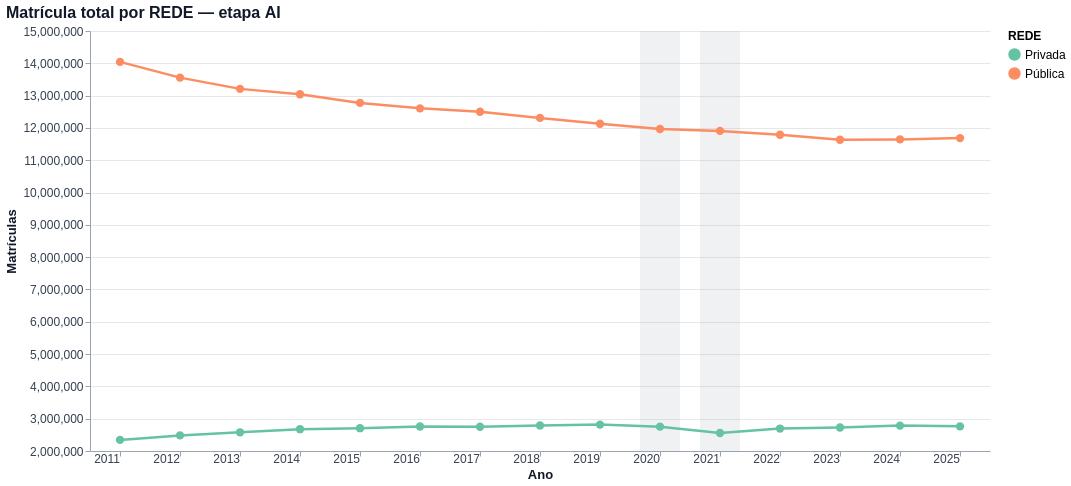

The code cell stored with this chart in its notebook:
### Markdown cell above
## Etapa 3 — Matrícula total por grupo e ano

Soma das matrículas de todas as escolas do grupo. Faixa cinza = `ANOS_DESTAQUE`.

### Code cell
def com_faixa(chart_linhas, anos_destaque, altura):
    """Sombreia os anos de destaque atrás do gráfico principal."""
    if not anos_destaque:
        return chart_linhas
    faixa = (alt.Chart(pd.DataFrame({"ANO": anos_destaque}))
             .mark_bar(color="#9CA3AF", opacity=0.15, size=40)
             .encode(x=alt.X("ANO:O"), y=alt.value(0), y2=alt.value(altura)))
    return alt.layer(faixa, chart_linhas)


def grafico_linhas(longo, y, titulo, y_titulo, zero=False, formato=",.0f"):
    cor = alt.Color("GRUPO:N", title=DIMENSAO, scale=alt.Scale(scheme=ESQUEMA_CORES))
    linhas = alt.Chart(longo).mark_line(point=alt.OverlayMarkDef(size=70, filled=True), strokeWidth=2.5).encode(
        x=alt.X("ANO:O", title="Ano", axis=alt.Axis(labelAngle=0)),
        y=alt.Y(f"{y}:Q", title=y_titulo, scale=alt.Scale(zero=zero)),
        color=cor,
        tooltip=["ANO:O", "GRUPO:N", alt.Tooltip(f"{y}:Q", format=formato)])
    if zero is False and y == "VALOR":
        pass
    graf = com_faixa(linhas, ANOS_DESTAQUE, ALTURA_GRAFICO)
    return estilizar(graf.properties(width=LARGURA_GRAFICO, height=ALTURA_GRAFICO, title=titulo))


def longo(tab, nome="VALOR"):
    t = tab.copy()
    t.columns.name = "GRUPO"
    return t.reset_index().melt(id_vars="ANO", var_name="GRUPO", value_name=nome).dropna()


def total_por_grupo(d):
    return d.groupby(["ANO", "GRUPO"])["MATRICULAS"].sum().unstack("GRUPO").reindex(ANOS)


tot = total_por_grupo(base)
print("Matrícula total por grupo e ano")
display(tot.round(0).astype("Int64"))
display(grafico_linhas(longo(tot), "VALOR", f"Matrícula total por {DIMENSAO} — etapa {ETAPA}", "Matrículas"))

### Figure 1 — Vega-Lite specification as saved in the notebook (floating-point values rounded to 4 significant figures)
{"config": {"view": {"continuousWidth": 300, "continuousHeight": 300, "stroke": null}, "axis": {"domainColor": "#9CA3AF", "gridColor": "#E5E7EB", "labelColor": "#374151", "labelFontSize": 12, "tickColor": "#9CA3AF", "titleColor": "#111827", "titleFontSize": 13}, "legend": {"labelFontSize": 12, "symbolSize": 120, "titleFontSize": 12}, "title": {"anchor": "start", "color": "#111827", "fontSize": 16, "subtitleColor": "#6B7280", "subtitleFontSize": 12}}, "layer": [{"data": {"name": "data-4fccd91b7735cae01866b9b58e92a5a9"}, "mark": {"type": "bar", "color": "#9CA3AF", "opacity": 0.15, "size": 40}, "encoding": {"x": {"field": "ANO", "type": "ordinal"}, "y": {"value": 0}, "y2": {"value": 420}}}, {"data": {"name": "data-600510ba4fddc819b81fc562f258dfbc"}, "mark": {"type": "line", "point": {"filled": true, "size": 70}, "strokeWidth": 2.5}, "encoding": {"color": {"field": "GRUPO", "scale": {"scheme": "set2"}, "title": "REDE", "type": "nominal"}, "tooltip": [{"field": "ANO", "type": "ordinal"}, {"field": "GRUPO", "type": "nominal"}, {"field": "VALOR", "format": ",.0f", "type": "quantitative"}], "x": {"axis": {"labelAngle": 0}, "field": "ANO", "title": "Ano", "type": "ordinal"}, "y": {"field": "VALOR", "scale": {"zero": false}, "title": "Matrículas", "type": "quantitative"}}}], "height": 420, "title": "Matrícula total por REDE — etapa AI", "width": 900, "$schema": "https://vega.github.io/schema/vega-lite/v6.4.1.json", "datasets": {"data-4fccd91b7735cae01866b9b58e92a5a9": [{"ANO": 2020}, {"ANO": 2021}], "data-600510ba4fddc819b81fc562f258dfbc": [{"ANO": 2011, "GRUPO": "Privada", "VALOR": 2344029}, {"ANO": 2012, "GRUPO": "Privada", "VALOR": 2482846}, {"ANO": 2013, "GRUPO": "Privada", "VALOR": 2577914}, {"ANO": 2014, "GRUPO": "Privada", "VALOR": 2675475}, {"ANO": 2015, "GRUPO": "Privada", "VALOR": 2706287}, {"ANO": 2016, "GRUPO": "Privada", "VALOR": 2758147}, {"ANO": 2017, "GRUPO": "Privada", "VALOR": 2749034}, {"ANO": 2018, "GRUPO": "Privada", "VALOR": 2791174}, {"ANO": 2019, "GRUPO": "Privada", "VALOR": 2817115}, {"ANO": 2020, "GRUPO": "Privada", "VALOR": 2754004}, {"ANO": 2021, "GRUPO": "Privada", "VALOR": 2555851}, {"ANO": 2022, "GRUPO": "Privada", "VALOR": 2694462}, {"ANO": 2023, "GRUPO": "Privada", "VALOR": 2726275}, {"ANO": 2024, "GRUPO": "Privada", "VALOR": 2786218}, {"ANO": 2025, "GRUPO": "Privada", "VALOR": 2762233}, {"ANO": 2011, "GRUPO": "Pública", "VALOR": 14043365}, {"ANO": 2012, "GRUPO": "Pública", "VALOR": 13556183}, {"ANO": 2013, "GRUPO": "Pública", "VALOR": 13208724}, {"ANO": 2014, "GRUPO": "Pública", "VALOR": 13043827}, {"ANO": 2015, "GRUPO": "Pública", "VALOR": 12774562}, {"ANO": 2016, "GRUPO": "Pública", "VALOR": 12605727}, {"ANO": 2017, "GRUPO": "Pública", "VALOR": 12501539}, {"ANO": 2018, "GRUPO": "Pública", "VALOR": 12309830}, {"ANO": 2019, "GRUPO": "Pública", "VALOR": 12127481}, {"ANO": 2020, "GRUPO": "Pública", "VALOR": 11967051}, {"ANO": 2021, "GRUPO": "Pública", "VALOR": 11908428}, {"ANO": 2022, "GRUPO": "Pública", "VALOR": 11790493}, {"ANO": 2023, "GRUPO": "Pública", "VALOR": 11634292}, {"ANO": 2024, "GRUPO": "Pública", "VALOR": 11645006}, {"ANO": 2025, "GRUPO": "Pública", "VALOR": 11684307}]}}
